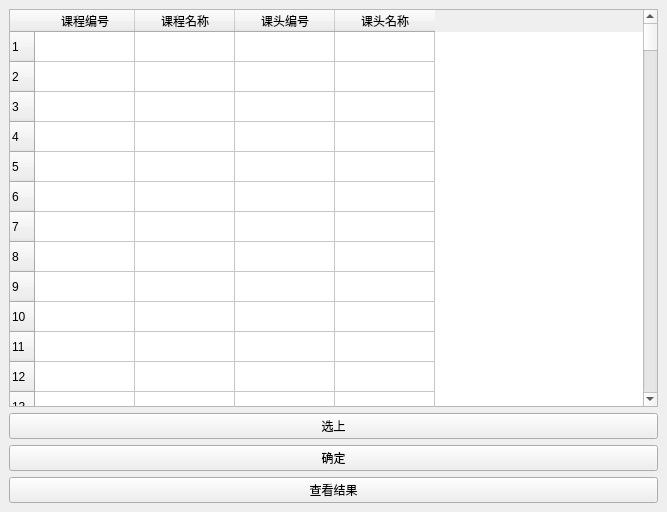
<?xml version="1.0" encoding="UTF-8"?>
<ui version="4.0">
 <class>Window02</class>
 <widget class="QMainWindow" name="Window02">
  <property name="geometry">
   <rect>
    <x>0</x>
    <y>0</y>
    <width>667</width>
    <height>512</height>
   </rect>
  </property>
  <property name="windowTitle">
   <string>MainWindow</string>
  </property>
  <widget class="QWidget" name="centralwidget">
   <layout class="QVBoxLayout" name="verticalLayout">
    <item>
     <widget class="QTableWidget" name="tableWidget">
      <property name="selectionBehavior">
       <enum>QAbstractItemView::SelectRows</enum>
      </property>
      <row/>
      <row/>
      <row/>
      <row/>
      <row/>
      <row/>
      <row/>
      <row/>
      <row/>
      <row/>
      <row/>
      <row/>
      <row/>
      <row/>
      <row/>
      <row/>
      <row/>
      <row/>
      <row/>
      <row/>
      <row/>
      <row/>
      <row/>
      <row/>
      <row/>
      <row/>
      <row/>
      <row/>
      <row/>
      <row/>
      <row/>
      <row/>
      <row/>
      <row/>
      <row/>
      <row/>
      <row/>
      <row/>
      <row/>
      <row/>
      <row/>
      <row/>
      <row/>
      <row/>
      <row/>
      <row/>
      <row/>
      <row/>
      <row/>
      <row/>
      <row/>
      <row/>
      <row/>
      <row/>
      <row/>
      <row/>
      <row/>
      <row/>
      <row/>
      <row/>
      <row/>
      <row/>
      <row/>
      <row/>
      <row/>
      <row/>
      <row/>
      <row/>
      <row/>
      <row/>
      <row/>
      <row/>
      <row/>
      <row/>
      <row/>
      <row/>
      <row/>
      <row/>
      <row/>
      <row/>
      <row/>
      <row/>
      <row/>
      <row/>
      <row/>
      <row/>
      <row/>
      <row/>
      <row/>
      <row/>
      <row/>
      <row/>
      <row/>
      <row/>
      <row/>
      <row/>
      <row/>
      <row/>
      <row/>
      <row/>
      <row/>
      <row/>
      <row/>
      <row/>
      <row/>
      <row/>
      <row/>
      <row/>
      <row/>
      <row/>
      <row/>
      <row/>
      <row/>
      <row/>
      <row/>
      <row/>
      <row/>
      <row/>
      <row/>
      <row/>
      <row/>
      <row/>
      <row/>
      <row/>
      <row/>
      <row/>
      <row/>
      <row/>
      <row/>
      <row/>
      <row/>
      <row/>
      <row/>
      <row/>
      <row/>
      <row/>
      <row/>
      <row/>
      <row/>
      <row/>
      <row/>
      <row/>
      <row/>
      <row/>
      <row/>
      <row/>
      <row/>
      <row/>
      <row/>
      <row/>
      <row/>
      <row/>
      <row/>
      <row/>
      <row/>
      <row/>
      <row/>
      <row/>
      <row/>
      <row/>
      <row/>
      <row/>
      <row/>
      <row/>
      <column>
       <property name="text">
        <string>课程编号</string>
       </property>
      </column>
      <column>
       <property name="text">
        <string>课程名称</string>
       </property>
      </column>
      <column>
       <property name="text">
        <string>课头编号</string>
       </property>
      </column>
      <column>
       <property name="text">
        <string>课头名称</string>
       </property>
      </column>
     </widget>
    </item>
    <item>
     <widget class="QPushButton" name="pushButton">
      <property name="text">
       <string>选上</string>
      </property>
     </widget>
    </item>
    <item>
     <widget class="QPushButton" name="pushButton_3">
      <property name="text">
       <string>确定</string>
      </property>
     </widget>
    </item>
    <item>
     <widget class="QPushButton" name="pushButton_2">
      <property name="text">
       <string>查看结果</string>
      </property>
     </widget>
    </item>
   </layout>
  </widget>
 </widget>
 <resources/>
 <connections/>
</ui>
